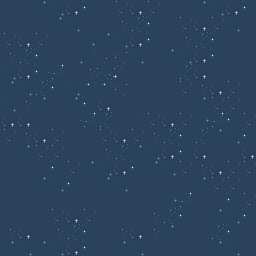

Rendered tile map (Tiled .tmx) drawn with the repository's tilesets; below, a short description and the full map source, tile grids included:
An orthogonal 16x16 tile map with 16x16 px tiles, 2 tile layers (background, stars).

<map version="1.0" orientation="orthogonal" renderorder="right-down" width="16" height="16" tilewidth="16" tileheight="16" nextobjectid="1">
 <tileset firstgid="1" name="dirt_platformer_tiles" tilewidth="16" tileheight="16" tilecount="96" columns="16">
  <image source="dirt_platformer_tiles.png" width="256" height="96" />
 </tileset>
 <layer name="background" width="16" height="16">
  <data encoding="csv">
39,39,39,39,39,39,39,39,39,39,39,39,39,39,39,39,
39,39,39,39,39,39,39,39,39,39,39,39,39,39,39,39,
39,39,39,39,39,39,39,39,39,39,39,39,39,39,39,39,
39,39,39,39,39,39,39,39,39,39,39,39,39,39,39,39,
39,39,39,39,39,39,39,39,39,39,39,39,39,39,39,39,
39,39,39,39,39,39,39,39,39,39,39,39,39,39,39,39,
39,39,39,39,39,39,39,39,39,39,39,39,39,39,39,39,
39,39,39,39,39,39,39,39,39,39,39,39,39,39,39,39,
39,39,39,39,39,39,39,39,39,39,39,39,39,39,39,39,
39,39,39,39,39,39,39,39,39,39,39,39,39,39,39,39,
39,39,39,39,39,39,39,39,39,39,39,39,39,39,39,39,
39,39,39,39,39,39,39,39,39,39,39,39,39,39,39,39,
39,39,39,39,39,39,39,39,39,39,39,39,39,39,39,39,
39,39,39,39,39,39,39,39,39,39,39,39,39,39,39,39,
39,39,39,39,39,39,39,39,39,39,39,39,39,39,39,39,
39,39,39,39,39,39,39,39,39,39,39,39,39,39,39,39
</data>
 </layer>
 <layer name="stars" width="16" height="16">
  <data encoding="csv">
0,0,61,62,46,60,0,63,46,63,0,0,61,62,46,60,
0,0,0,61,62,0,0,45,59,60,0,63,46,63,62,0,
63,46,63,0,0,2684354621,61,62,46,60,0,45,59,60,0,0,
45,59,60,0,0,2684354622,2684354605,2684354623,62,0,61,62,46,60,0,0,
62,46,60,44,0,45,2684354619,2684354606,0,0,0,59,46,0,0,0,
61,62,59,60,62,2684354620,2684354620,2684354623,0,0,0,63,45,46,63,0,
62,45,61,0,61,60,46,0,0,0,0,0,61,63,63,0,
46,46,0,0,0,44,59,0,47,63,46,63,43,44,60,63,
63,45,46,63,0,0,63,46,63,45,59,60,59,61,62,60,
0,61,63,63,0,0,45,59,61,62,46,60,46,0,0,46,
0,0,0,60,63,61,62,46,60,61,62,63,45,46,63,63,
0,0,61,62,60,0,61,62,0,0,0,0,61,63,63,0,
0,0,0,0,0,0,0,0,0,0,43,44,0,0,60,63,
0,0,0,63,46,63,0,0,0,45,59,60,0,61,62,60,
45,46,0,45,59,60,0,45,46,45,61,0,0,59,60,0,
61,62,61,62,46,60,0,61,62,0,0,0,0,61,62,0
</data>
 </layer>
</map>